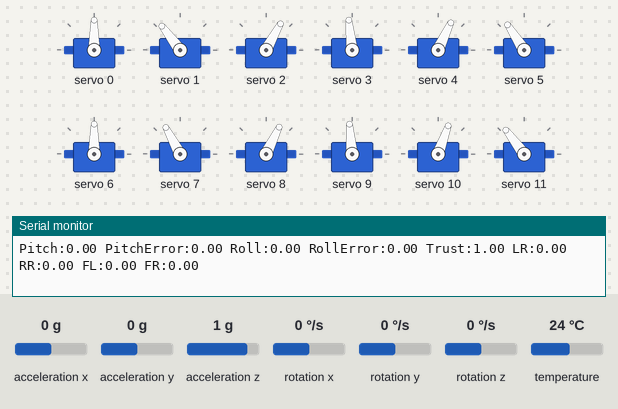
Bench run of a sketch on a simulated Arduino Uno, built for the host (arithmetic inside an expression is 32-bit, double 64-bit). Shown: 12 × servo, the last lines printed to the serial monitor. The test bench sets the inputs (shaded band); at power-on: acceleration x 0 g, acceleration y 0 g, rotation x 0 °/s, acceleration z 1 g, rotation y 0 °/s, rotation z 0 °/s, temperature 24 °C.

Above: at 12.5 s.
12.6 s: acceleration x set to 0.2 g
At 15.5 s:
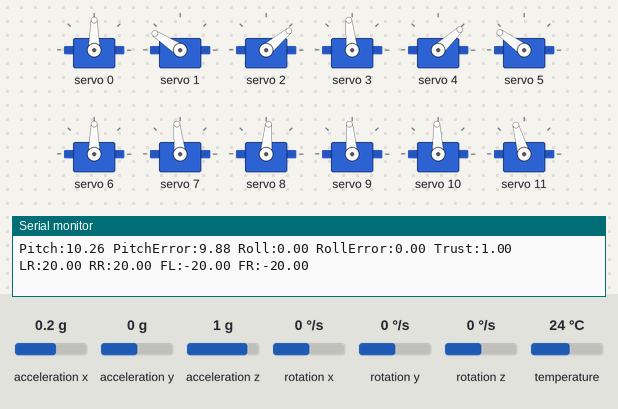
15.6 s: acceleration y set to 0.2 g
At 17.76 s:
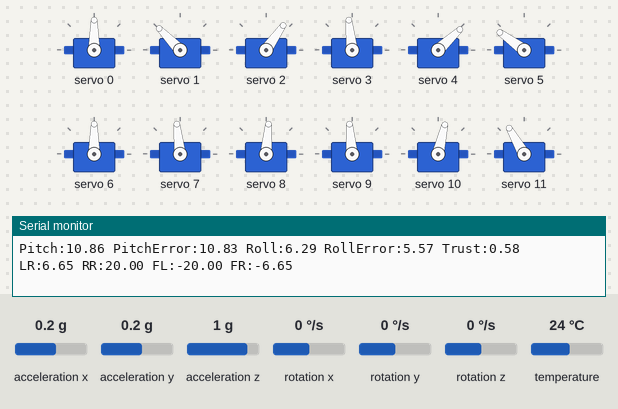
18.6 s: rotation x set to -100 °/s
At 19.03 s:
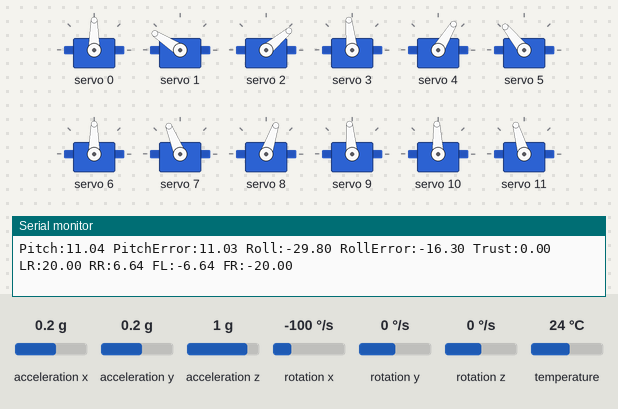
20.8 s: rotation x set to 100 °/s
At 23.31 s:
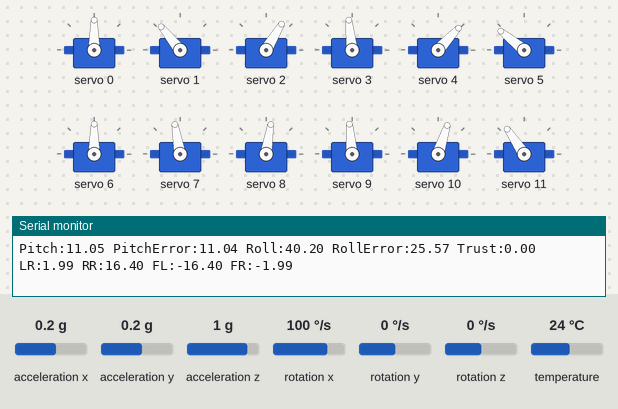
Timing chart, 0 to 24.8 s (numbered marks = the images above; inputs shaded):
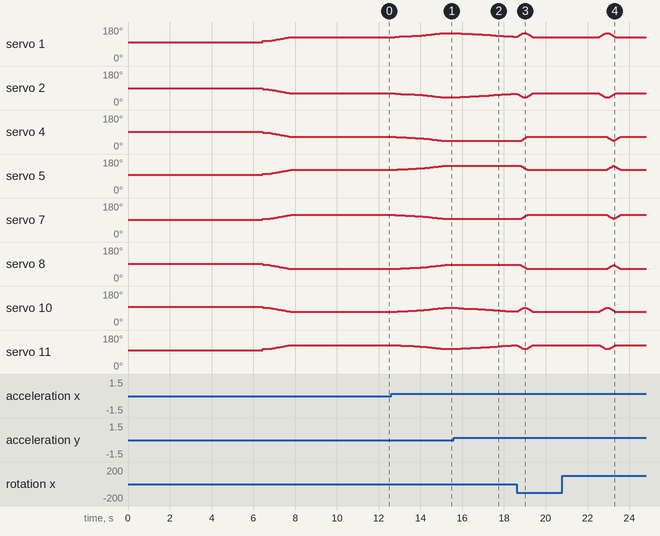

The sketch:

pitch_roll_stabilization_v3.ino
```cpp
/**
 * SpotMicro stabilization proof of concept v2
 *
 * New channel order:
 *   0-2   left rear
 *   3-5   right rear
 *   6-8   front left
 *   9-11  front right
 *
 * Joint order within each leg:
 *   hip, thigh, knee
 *
 * MPU orientation:
 *   +X = rear
 *   +Y = right
 *   +Z = up
 *
 * Serial Monitor: 115200 baud
 */

#include <Wire.h>
#include <Adafruit_PWMServoDriver.h>
#include <Adafruit_MPU6050.h>
#include <Adafruit_Sensor.h>

// =============================================================================
// Hardware
// =============================================================================

constexpr uint8_t kPwmAddress = 0x40;
constexpr uint8_t kMpuAddress = 0x68;

constexpr uint8_t kMpuSdaPin = 17;
constexpr uint8_t kMpuSclPin = 16;

constexpr uint16_t kServoFrequencyHz = 60;
constexpr uint32_t kOscillatorFrequencyHz = 25000000;

constexpr float kServoMinPulseUs = 500.0F;
constexpr float kServoMaxPulseUs = 2500.0F;

constexpr uint8_t kServoCount = 12;

constexpr int8_t kServoOffsets[kServoCount] = {
    -3,  7, -4,  // left rear
     3, -1,  3,  // right rear
    -3, -2, -2,  // front left
     2,  4,  7   // front right
};

// Left rear
constexpr uint8_t kLeftRearHip = 0;
constexpr uint8_t kLeftRearThigh = 1;
constexpr uint8_t kLeftRearKnee = 2;

// Right rear
constexpr uint8_t kRightRearHip = 3;
constexpr uint8_t kRightRearThigh = 4;
constexpr uint8_t kRightRearKnee = 5;

// Front left
constexpr uint8_t kFrontLeftHip = 6;
constexpr uint8_t kFrontLeftThigh = 7;
constexpr uint8_t kFrontLeftKnee = 8;

// Front right
constexpr uint8_t kFrontRightHip = 9;
constexpr uint8_t kFrontRightThigh = 10;
constexpr uint8_t kFrontRightKnee = 11;

constexpr uint8_t kHips[] = {
    kLeftRearHip,
    kRightRearHip,
    kFrontLeftHip,
    kFrontRightHip
};

Adafruit_PWMServoDriver pwm(kPwmAddress);
Adafruit_MPU6050 mpu;

// =============================================================================
// Movement range
// =============================================================================

constexpr float kBaseCompressionDeg = 25.0F;
constexpr float kMaximumLegCorrectionDeg = 20.0F;
constexpr float kLegSlewRateDegPerSec = 60.0F;

constexpr float kRequestedAngleMinDeg = 45.0F;
constexpr float kRequestedAngleMaxDeg = 135.0F;

constexpr float kCalibratedAngleMinDeg = 40.0F;
constexpr float kCalibratedAngleMaxDeg = 140.0F;

constexpr float kEmergencyTiltDeg = 35.0F;

// =============================================================================
// Control settings
// =============================================================================

constexpr bool kEnablePitch = true;
constexpr bool kEnableRoll = true;

constexpr float kPitchOutputSign = 1.0F;
constexpr float kRollOutputSign = 1.0F;

constexpr float kPitchKp = 2.2F;
constexpr float kPitchKd = 0.06F;

constexpr float kRollKp = 1.8F;
constexpr float kRollKd = 0.06F;

constexpr float kMaximumAxisCorrectionDeg = 20.0F;

constexpr float kAngleDeadbandDeg = 0.40F;
constexpr float kRateDeadbandDegPerSec = 1.20F;

// =============================================================================
// Filtering
// =============================================================================

constexpr uint32_t kControlPeriodUs = 20000;
constexpr uint32_t kTelemetryPeriodUs = 100000;

constexpr uint16_t kCalibrationSamples = 250;
constexpr uint16_t kCalibrationDelayMs = 4;

constexpr float kAccelerometerFilterAlpha = 0.12F;
constexpr float kComplementaryAccelWeight = 0.035F;
constexpr float kGyroRateFilterAlpha = 0.10F;
constexpr float kControlErrorFilterAlpha = 0.12F;

constexpr float kGravity = 9.80665F;

// =============================================================================
// State
// =============================================================================

enum LegIndex : uint8_t {
  LEFT_REAR = 0,
  RIGHT_REAR = 1,
  FRONT_LEFT = 2,
  FRONT_RIGHT = 3
};

struct ImuReading {
  float accelPitchDeg;
  float accelRollDeg;

  float pitchRateDegPerSec;
  float rollRateDegPerSec;

  float accelerationMagnitude;
};

float targetPitchDeg = 0.0F;
float targetRollDeg = 0.0F;

float gyroPitchBiasDegPerSec = 0.0F;
float gyroRollBiasDegPerSec = 0.0F;

float filteredAccelPitchDeg = 0.0F;
float filteredAccelRollDeg = 0.0F;

float fusedPitchDeg = 0.0F;
float fusedRollDeg = 0.0F;

float filteredPitchRateDegPerSec = 0.0F;
float filteredRollRateDegPerSec = 0.0F;

float filteredPitchErrorDeg = 0.0F;
float filteredRollErrorDeg = 0.0F;

float appliedLegCorrectionDeg[4] = {
    0.0F,
    0.0F,
    0.0F,
    0.0F
};

uint32_t lastControlUs = 0;
uint32_t nextControlUs = 0;
uint32_t lastTelemetryUs = 0;

// =============================================================================
// Helpers
// =============================================================================

float clampFloat(float value, float minimum, float maximum) {
  if (value < minimum) {
    return minimum;
  }

  if (value > maximum) {
    return maximum;
  }

  return value;
}

float mapFloat(
    float value,
    float inputMinimum,
    float inputMaximum,
    float outputMinimum,
    float outputMaximum
) {
  const float ratio =
      (value - inputMinimum) /
      (inputMaximum - inputMinimum);

  return outputMinimum +
      ratio * (outputMaximum - outputMinimum);
}

// =============================================================================
// MPU
// =============================================================================

ImuReading readImu() {
  sensors_event_t acceleration;
  sensors_event_t gyroscope;
  sensors_event_t temperature;

  mpu.getEvent(
      &acceleration,
      &gyroscope,
      &temperature
  );

  const float ax = acceleration.acceleration.x;
  const float ay = acceleration.acceleration.y;
  const float az = acceleration.acceleration.z;

  ImuReading result;

  // +X points rearward. Positive pitch means rear raised.
  result.accelPitchDeg =
      atan2f(
          ax,
          sqrtf(ay * ay + az * az)
      ) * RAD_TO_DEG;

  // +Y points right. Positive roll means right side raised.
  result.accelRollDeg =
      atan2f(ay, az) * RAD_TO_DEG;

  result.pitchRateDegPerSec =
      -gyroscope.gyro.y * RAD_TO_DEG;

  result.rollRateDegPerSec =
      gyroscope.gyro.x * RAD_TO_DEG;

  result.accelerationMagnitude =
      sqrtf(ax * ax + ay * ay + az * az);

  return result;
}

void calibrateImu() {
  Serial.println("Calibrating. Keep the table completely still.");

  float pitchSum = 0.0F;
  float rollSum = 0.0F;
  float pitchRateSum = 0.0F;
  float rollRateSum = 0.0F;

  for (uint16_t sample = 0;
       sample < kCalibrationSamples;
       ++sample) {
    const ImuReading reading = readImu();

    pitchSum += reading.accelPitchDeg;
    rollSum += reading.accelRollDeg;

    pitchRateSum += reading.pitchRateDegPerSec;
    rollRateSum += reading.rollRateDegPerSec;

    delay(kCalibrationDelayMs);
  }

  const float count =
      static_cast<float>(kCalibrationSamples);

  targetPitchDeg = pitchSum / count;
  targetRollDeg = rollSum / count;

  gyroPitchBiasDegPerSec = pitchRateSum / count;
  gyroRollBiasDegPerSec = rollRateSum / count;

  filteredAccelPitchDeg = targetPitchDeg;
  filteredAccelRollDeg = targetRollDeg;

  fusedPitchDeg = targetPitchDeg;
  fusedRollDeg = targetRollDeg;

  filteredPitchRateDegPerSec = 0.0F;
  filteredRollRateDegPerSec = 0.0F;

  filteredPitchErrorDeg = 0.0F;
  filteredRollErrorDeg = 0.0F;

  Serial.print("PitchTarget:");
  Serial.print(targetPitchDeg, 3);

  Serial.print(" RollTarget:");
  Serial.println(targetRollDeg, 3);
}

// =============================================================================
// Servos
// =============================================================================

void setServoAngle(
    uint8_t channel,
    float requestedAngleDeg
) {
  if (channel >= kServoCount) {
    return;
  }

  requestedAngleDeg = clampFloat(
      requestedAngleDeg,
      kRequestedAngleMinDeg,
      kRequestedAngleMaxDeg
  );

  const float calibratedAngleDeg = clampFloat(
      requestedAngleDeg +
          static_cast<float>(kServoOffsets[channel]),
      kCalibratedAngleMinDeg,
      kCalibratedAngleMaxDeg
  );

  const float pulseUs = mapFloat(
      calibratedAngleDeg,
      0.0F,
      180.0F,
      kServoMinPulseUs,
      kServoMaxPulseUs
  );

  pwm.writeMicroseconds(
      channel,
      static_cast<uint16_t>(lroundf(pulseUs))
  );
}

void holdHips() {
  for (uint8_t hip : kHips) {
    setServoAngle(hip, 90.0F);
  }
}

void setLegCompression(
    uint8_t thigh,
    uint8_t knee,
    bool rightSide,
    float compressionDeg
) {
  compressionDeg = clampFloat(
      compressionDeg,
      kBaseCompressionDeg -
          kMaximumLegCorrectionDeg,
      kBaseCompressionDeg +
          kMaximumLegCorrectionDeg
  );

  if (rightSide) {
    setServoAngle(thigh, 90.0F - compressionDeg);
    setServoAngle(knee, 90.0F + compressionDeg);
  } else {
    setServoAngle(thigh, 90.0F + compressionDeg);
    setServoAngle(knee, 90.0F - compressionDeg);
  }
}

void applyStance() {
  setLegCompression(
      kLeftRearThigh,
      kLeftRearKnee,
      false,
      kBaseCompressionDeg +
          appliedLegCorrectionDeg[LEFT_REAR]
  );

  setLegCompression(
      kRightRearThigh,
      kRightRearKnee,
      true,
      kBaseCompressionDeg +
          appliedLegCorrectionDeg[RIGHT_REAR]
  );

  setLegCompression(
      kFrontLeftThigh,
      kFrontLeftKnee,
      false,
      kBaseCompressionDeg +
          appliedLegCorrectionDeg[FRONT_LEFT]
  );

  setLegCompression(
      kFrontRightThigh,
      kFrontRightKnee,
      true,
      kBaseCompressionDeg +
          appliedLegCorrectionDeg[FRONT_RIGHT]
  );

  holdHips();
}

void enterCrouch() {
  for (uint8_t channel = 0;
       channel < kServoCount;
       ++channel) {
    setServoAngle(channel, 90.0F);
    delay(120);
  }

  for (float compression = 0.0F;
       compression <= kBaseCompressionDeg;
       compression += 0.5F) {
    setLegCompression(
        kLeftRearThigh,
        kLeftRearKnee,
        false,
        compression
    );

    setLegCompression(
        kRightRearThigh,
        kRightRearKnee,
        true,
        compression
    );

    setLegCompression(
        kFrontLeftThigh,
        kFrontLeftKnee,
        false,
        compression
    );

    setLegCompression(
        kFrontRightThigh,
        kFrontRightKnee,
        true,
        compression
    );

    holdHips();
    delay(20);
  }

  applyStance();
}

// =============================================================================
// Adaptive vibration rejection
// =============================================================================

float calculateAccelerometerTrust(
    const ImuReading &imu,
    float gyroPredictedPitchDeg,
    float gyroPredictedRollDeg
) {
  const float gravityDeviation =
      fabsf(imu.accelerationMagnitude - kGravity);

  const float magnitudeTrust =
      1.0F -
      clampFloat(
          (gravityDeviation - 0.30F) / 1.70F,
          0.0F,
          1.0F
      );

  const float pitchDisagreement =
      fabsf(
          filteredAccelPitchDeg -
          gyroPredictedPitchDeg
      );

  const float rollDisagreement =
      fabsf(
          filteredAccelRollDeg -
          gyroPredictedRollDeg
      );

  const float largestDisagreement =
      max(pitchDisagreement, rollDisagreement);

  const float agreementTrust =
      1.0F -
      clampFloat(
          (largestDisagreement - 2.0F) / 8.0F,
          0.0F,
          1.0F
      );

  return magnitudeTrust * agreementTrust;
}

// =============================================================================
// Control
// =============================================================================

float calculateAxisOutput(
    float errorDeg,
    float rateDegPerSec,
    float kp,
    float kd,
    float outputSign
) {
  if (fabsf(errorDeg) < kAngleDeadbandDeg) {
    errorDeg = 0.0F;
  }

  if (fabsf(rateDegPerSec) <
      kRateDeadbandDegPerSec) {
    rateDegPerSec = 0.0F;
  }

  const float output =
      outputSign *
      (
          kp * errorDeg +
          kd * rateDegPerSec
      );

  return clampFloat(
      output,
      -kMaximumAxisCorrectionDeg,
      kMaximumAxisCorrectionDeg
  );
}

void mixCorrections(
    float pitchCorrectionDeg,
    float rollCorrectionDeg,
    float desiredLegCorrectionDeg[4]
) {
  desiredLegCorrectionDeg[LEFT_REAR] =
      pitchCorrectionDeg - rollCorrectionDeg;

  desiredLegCorrectionDeg[RIGHT_REAR] =
      pitchCorrectionDeg + rollCorrectionDeg;

  desiredLegCorrectionDeg[FRONT_LEFT] =
      -pitchCorrectionDeg - rollCorrectionDeg;

  desiredLegCorrectionDeg[FRONT_RIGHT] =
      -pitchCorrectionDeg + rollCorrectionDeg;

  float largestMagnitude = 0.0F;

  for (uint8_t leg = 0; leg < 4; ++leg) {
    largestMagnitude = max(
        largestMagnitude,
        fabsf(desiredLegCorrectionDeg[leg])
    );
  }

  if (largestMagnitude >
      kMaximumLegCorrectionDeg) {
    const float scale =
        kMaximumLegCorrectionDeg /
        largestMagnitude;

    for (uint8_t leg = 0; leg < 4; ++leg) {
      desiredLegCorrectionDeg[leg] *= scale;
    }
  }
}

void slewLegCorrections(
    const float desiredLegCorrectionDeg[4],
    float dtSec
) {
  const float maximumChange =
      kLegSlewRateDegPerSec * dtSec;

  for (uint8_t leg = 0; leg < 4; ++leg) {
    const float difference =
        desiredLegCorrectionDeg[leg] -
        appliedLegCorrectionDeg[leg];

    appliedLegCorrectionDeg[leg] +=
        clampFloat(
            difference,
            -maximumChange,
            maximumChange
        );
  }
}

// =============================================================================
// Setup
// =============================================================================

void setup() {
  Serial.begin(115200);
  while (!Serial && millis() < 3000) {}

  pwm.begin();
  pwm.setOscillatorFrequency(
      kOscillatorFrequencyHz
  );
  pwm.setPWMFreq(kServoFrequencyHz);

  Wire1.setSDA(kMpuSdaPin);
  Wire1.setSCL(kMpuSclPin);
  Wire1.begin();
  Wire1.setClock(400000);

  if (!mpu.begin(kMpuAddress, &Wire1)) {
    Serial.println("MPU6050 not found.");

    while (true) {
      delay(1000);
    }
  }

  mpu.setAccelerometerRange(
      MPU6050_RANGE_8_G
  );

  mpu.setGyroRange(
      MPU6050_RANGE_500_DEG
  );

  mpu.setFilterBandwidth(
      MPU6050_BAND_21_HZ
  );

  Serial.println("Movement begins in five seconds.");
  delay(5000);

  enterCrouch();

  Serial.println("Waiting for movement to settle...");
  delay(2000);

  calibrateImu();

  lastControlUs = micros();
  nextControlUs =
      lastControlUs + kControlPeriodUs;
  lastTelemetryUs = lastControlUs;

  Serial.println("Stabilization active.");
}

// =============================================================================
// Main loop
// =============================================================================

void loop() {
  const uint32_t nowUs = micros();

  if (static_cast<int32_t>(
          nowUs - nextControlUs
      ) < 0) {
    return;
  }

  float dtSec =
      static_cast<float>(
          nowUs - lastControlUs
      ) * 0.000001F;

  lastControlUs = nowUs;
  nextControlUs += kControlPeriodUs;

  if (static_cast<int32_t>(
          nowUs - nextControlUs
      ) > static_cast<int32_t>(
          2 * kControlPeriodUs
      )) {
    nextControlUs =
        nowUs + kControlPeriodUs;
  }

  if (dtSec <= 0.0F || dtSec > 0.10F) {
    dtSec = 0.020F;
  }

  const ImuReading imu = readImu();

  const float pitchRate =
      imu.pitchRateDegPerSec -
      gyroPitchBiasDegPerSec;

  const float rollRate =
      imu.rollRateDegPerSec -
      gyroRollBiasDegPerSec;

  filteredAccelPitchDeg +=
      kAccelerometerFilterAlpha *
      (
          imu.accelPitchDeg -
          filteredAccelPitchDeg
      );

  filteredAccelRollDeg +=
      kAccelerometerFilterAlpha *
      (
          imu.accelRollDeg -
          filteredAccelRollDeg
      );

  filteredPitchRateDegPerSec +=
      kGyroRateFilterAlpha *
      (
          pitchRate -
          filteredPitchRateDegPerSec
      );

  filteredRollRateDegPerSec +=
      kGyroRateFilterAlpha *
      (
          rollRate -
          filteredRollRateDegPerSec
      );

  const float predictedPitchDeg =
      fusedPitchDeg + pitchRate * dtSec;

  const float predictedRollDeg =
      fusedRollDeg + rollRate * dtSec;

  const float accelerometerTrust =
      calculateAccelerometerTrust(
          imu,
          predictedPitchDeg,
          predictedRollDeg
      );

  const float adaptiveAccelWeight =
      kComplementaryAccelWeight *
      accelerometerTrust;

  fusedPitchDeg =
      (1.0F - adaptiveAccelWeight) *
          predictedPitchDeg +
      adaptiveAccelWeight *
          filteredAccelPitchDeg;

  fusedRollDeg =
      (1.0F - adaptiveAccelWeight) *
          predictedRollDeg +
      adaptiveAccelWeight *
          filteredAccelRollDeg;

  const float rawPitchErrorDeg =
      fusedPitchDeg - targetPitchDeg;

  const float rawRollErrorDeg =
      fusedRollDeg - targetRollDeg;

  filteredPitchErrorDeg +=
      kControlErrorFilterAlpha *
      (
          rawPitchErrorDeg -
          filteredPitchErrorDeg
      );

  filteredRollErrorDeg +=
      kControlErrorFilterAlpha *
      (
          rawRollErrorDeg -
          filteredRollErrorDeg
      );

  float pitchCorrectionDeg = 0.0F;
  float rollCorrectionDeg = 0.0F;

  if (kEnablePitch) {
    pitchCorrectionDeg =
        calculateAxisOutput(
            filteredPitchErrorDeg,
            filteredPitchRateDegPerSec,
            kPitchKp,
            kPitchKd,
            kPitchOutputSign
        );
  }

  if (kEnableRoll) {
    rollCorrectionDeg =
        calculateAxisOutput(
            filteredRollErrorDeg,
            filteredRollRateDegPerSec,
            kRollKp,
            kRollKd,
            kRollOutputSign
        );
  }

  float desiredLegCorrectionDeg[4];

  const bool emergencyTilt =
      fabsf(rawPitchErrorDeg) >
          kEmergencyTiltDeg ||
      fabsf(rawRollErrorDeg) >
          kEmergencyTiltDeg;

  if (emergencyTilt) {
    for (uint8_t leg = 0; leg < 4; ++leg) {
      desiredLegCorrectionDeg[leg] = 0.0F;
    }
  } else {
    mixCorrections(
        pitchCorrectionDeg,
        rollCorrectionDeg,
        desiredLegCorrectionDeg
    );
  }

  slewLegCorrections(
      desiredLegCorrectionDeg,
      dtSec
  );

  applyStance();

  if (nowUs - lastTelemetryUs >=
      kTelemetryPeriodUs) {
    lastTelemetryUs = nowUs;

    Serial.print("Pitch:");
    Serial.print(fusedPitchDeg, 2);

    Serial.print(" PitchError:");
    Serial.print(filteredPitchErrorDeg, 2);

    Serial.print(" Roll:");
    Serial.print(fusedRollDeg, 2);

    Serial.print(" RollError:");
    Serial.print(filteredRollErrorDeg, 2);

    Serial.print(" Trust:");
    Serial.print(accelerometerTrust, 2);

    Serial.print(" LR:");
    Serial.print(
        appliedLegCorrectionDeg[LEFT_REAR],
        2
    );

    Serial.print(" RR:");
    Serial.print(
        appliedLegCorrectionDeg[RIGHT_REAR],
        2
    );

    Serial.print(" FL:");
    Serial.print(
        appliedLegCorrectionDeg[FRONT_LEFT],
        2
    );

    Serial.print(" FR:");
    Serial.println(
        appliedLegCorrectionDeg[FRONT_RIGHT],
        2
    );
  }
}
```

Measured:
- after the input at 12.6 s, servo 1: moves from 127° to 147° over 2.2 s, starting after 0.20 s; servo 2: moves from 61° to 40° over 2.4 s, starting after 0.20 s
- after the input at 15.6 s, servo 1: moves from 147° to 129° over 2.6 s, starting after 0.28 s; servo 2: moves from 40° to 60° over 2.7 s, starting after 0.20 s; servo 10: moves from 92° to 72° over 2.6 s, starting after 0.20 s; servo 11: moves from 106° to 125° over 2.6 s, starting after 0.20 s
- after the input at 18.6 s, servo 4: moves from 43° to 65° over 0.32 s, starting after 0.20 s; servo 5: moves from 144° to 123° over 0.34 s, starting after 0.20 s; servo 7: moves from 96° to 118° over 0.34 s, starting after 0.20 s; servo 8: moves from 85° to 64° over 0.32 s, starting after 0.20 s
- after the input at 20.8 s, servo 1: rises from 127° to 147° in 0.30 s, then falls to 127° in 0.48 s; servo 5: rises from 123° to 144° in 0.28 s, then falls to 123° in 0.36 s; servo 8: rises from 64° to 85° in 0.32 s, then falls to 64° in 0.32 s; servo 10: rises from 70° to 92° in 0.33 s, then falls to 70° in 0.44 s
